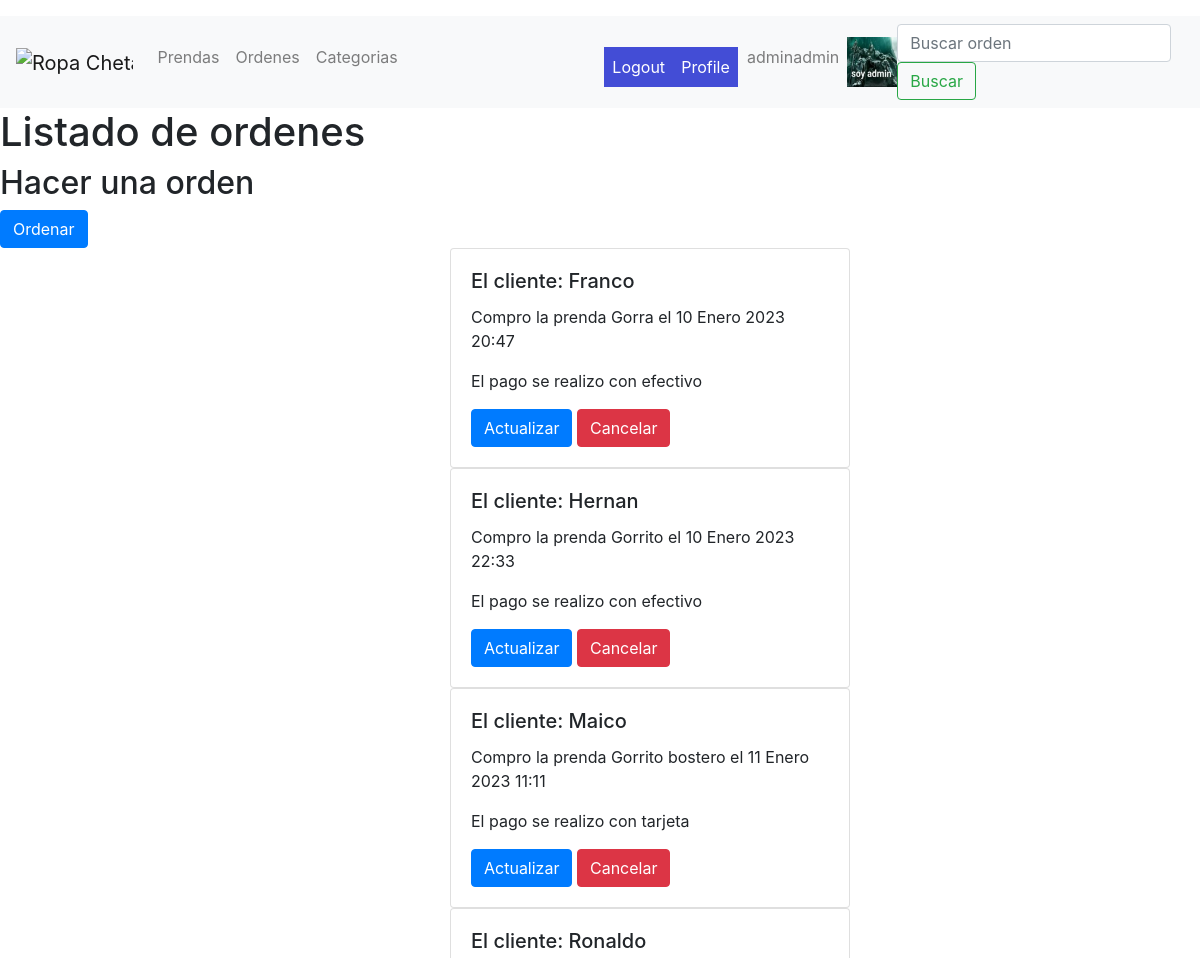
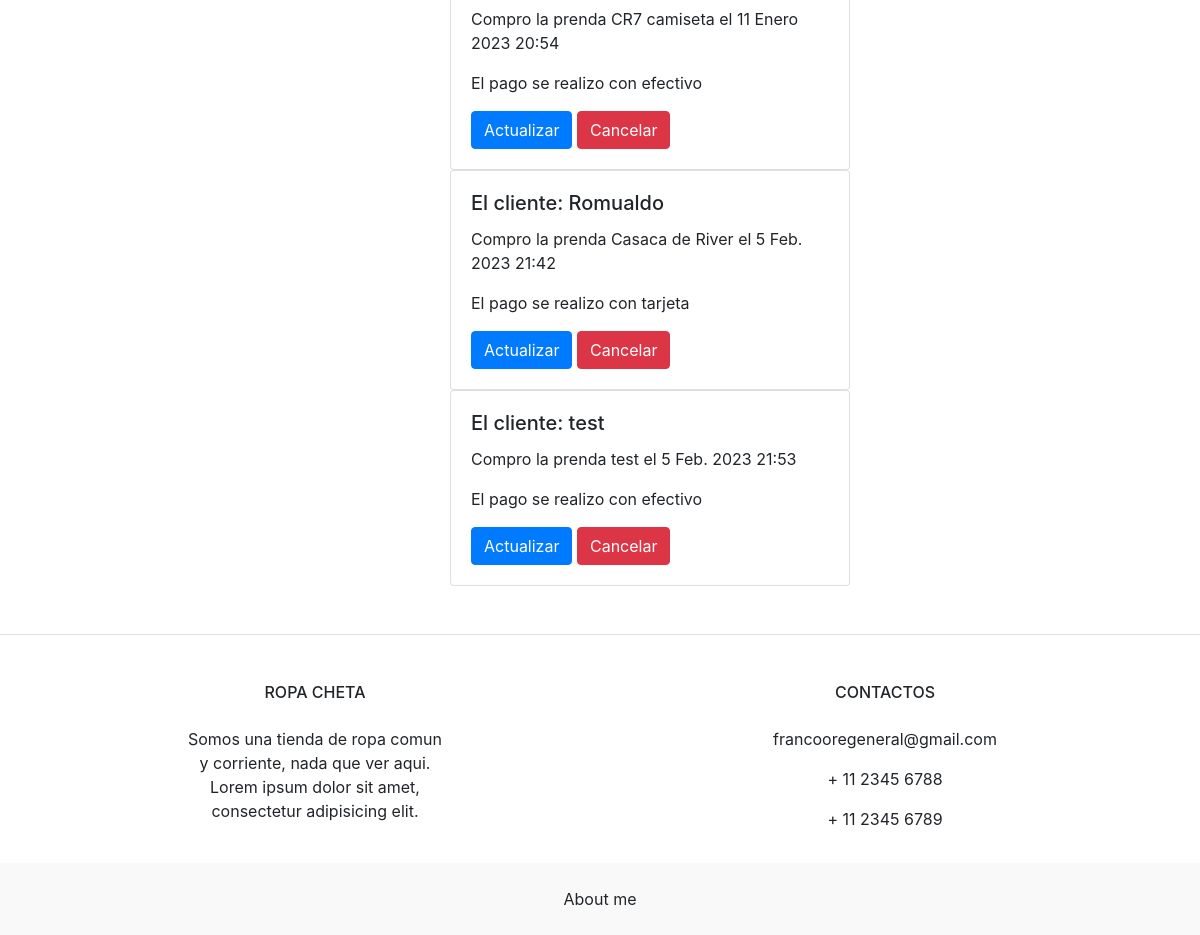
Screenshot of /orders/list-orders/ (signed in) with the database file from the repository (2 pictures, top to bottom).
### users/models.py (models this page shows)
class UserProfile(models.Model):
    class Meta:
        verbose_name_plural = 'Perfiles de usuarios'
    user = models.OneToOneField(User, on_delete=models.CASCADE, related_name='profile', verbose_name='Usuario')
    phone = models.CharField(max_length=25, null=True, blank=True, verbose_name='Numero telefonico')
    birth_date = models.DateField(null=True, blank=True, verbose_name='Fecha de nacimiento')
    profile_picture = models.ImageField(upload_to='profile_images', null=True, blank=True)

### orders/models.py (models this page shows)
class Order(models.Model):
    class Meta:
        verbose_name_plural = 'Ordenes'
    CHOICES = (
        ('Cash', 'Efectivo'),
        ('Card', 'Tarjeta'),
    )
    client = models.CharField(max_length=123, verbose_name= 'Cliente')
    garment = models.CharField(max_length=123, verbose_name= 'Prenda')
    creation_time = models.DateTimeField(auto_now_add=True, verbose_name= 'Fecha de creación')
    payment_method = models.CharField(choices=CHOICES, max_length=4, verbose_name= 'Metodo de pago')

### orders/views.py (the view)
# urls.py: path('list-orders/', list_orders, name='list_orders'),
@user_passes_test(lambda u: u.is_superuser)
def list_orders(request):
    if 'search' in request.GET:
        search = request.GET['search']
        orders = Order.objects.filter(garment__icontains=search)
    else:
        orders = Order.objects.all()
    context= {
        'orders':orders,
    }
    return render(request, 'orders/list_orders.html', context=context)

### Templates/orders/list_orders.html (shortened to what this page needs)
{% extends 'base.html' %}
{% block content %}
<h1>Listado de ordenes</h1>
<h2>Hacer una orden </h2> <a href="/orders/create-order/" class="btn btn-primary">Ordenar</a>
{% for order in orders %}
    <div class="card" style="width: 18rem; justify-content: center; left: 450px; width: 400px;">
        <div class="card-body">
        <h5 class="card-title">El cliente: {{order.client}}</h5>
        <p class="card-text">Compro la prenda {{order.garment}} el {{order.creation_time}}</p>
        {% if order.payment_method == 'Card' %}
        <p>El pago se realizo con tarjeta</p>
        {% elif order.payment_method == 'Cash' %}
        <p>El pago se realizo con efectivo</p>
        {% endif %}
        <a href="/orders/update-order/{{order.id}}/" class="btn btn-primary">Actualizar</a>
        <a href="/orders/delete-order/{{order.id}}/" class="btn btn-danger">Cancelar</a>
        </div>
    </div>
{% endfor %}
{% endblock %}
{% block search %}
<form class="form-inline my-2 my-lg-0" action="/orders/list-orders/" method="GET">
    <input class="form-control mr-sm-2" type="search" placeholder="Buscar orden" aria-label="Search" name="search">
    <button class="btn btn-outline-success my-2 my-sm-0" type="submit">Buscar</button>
{% endblock %}

### Templates/base.html (shortened to what this page needs)
<!DOCTYPE html>
<html lang="en">
<head>
    <link rel="stylesheet" href="https://cdn.jsdelivr.net/npm/bootstrap@4.6.2/dist/css/bootstrap.min.css">
</head>
<body>
    <p style="background-image: url('https://i.ibb.co/hmWLZ6V/Captura-de-pantalla-2023-02-04-213633-removebg-preview.png');">
    <header>
        <nav class="navbar navbar-expand-lg navbar-light bg-light">
            <a class="navbar-brand" href="/"><img src="https://i.ibb.co/hmWLZ6V/Captura-de-pantalla-2023-02-04-213633-removebg-preview.png" alt="Ropa Cheta" width="150" height="45" ></a>
            <div class="collapse navbar-collapse" id="navbarSupportedContent">
                <ul class="navbar-nav mr-auto">
                    <li class="nav-item">
                        <a class="nav-link" href="/clothes/list-clothes">Prendas</a>
                    </li>
                    {% if request.user.is_authenticated %}
                        {% if request.user.is_superuser %}
                        <li class="nav-item">
                            <a class="nav-link" href="/orders/list-orders">Ordenes</a>
                        </li>
                        {% endif %}
                    {% endif %}
                    <li class="nav-item">
                        <a class="nav-link" href="/clothes/list-categories">Categorias</a>
                    </li>
                    {% if request.user.is_authenticated %}
                    <li class="nav-item">
                        <a class="nav-link" href="/users/logout/"
                        style="background-color:#434dd6; color: white; border: 0px; position: relative; top: 20%; right: 2%"
                        role="button">Logout</a>
                    </li>
                    <li class="nav-item">
                        <a class="nav-link" href="/users/update/profile/"
                        style="background-color:#434dd6; color: white; border: 0px; position: relative; top: 20%; right: 2%"
                        role='button'>Profile</a>
                    </li>
                    <li class="nav-item">
                        <a class="nav-link" href="/users/update/">{{request.user.username}}</a>
                    </li>
                        {% if request.user.profile.profile_picture.url != '' %}
                            <img src="{{request.user.profile.profile_picture.url}}" alt="profile_picture" width="50px" height="50px">
                        {% endif %}
                    {% endif %}
                </ul>
                {% block search %}
                {% endblock %}
                </form>
            </div>
        </nav>
    </header>
    {% block content %}
    {% endblock %}
    <section class="d-flex justify-content-center justify-content-lg-between p-4 border-bottom">
    </section>
    <section class="">
        <div class="container text-center text-md-start mt-5">
            <div class="row mt-3">
                <div class="col-md-3 col-lg-4 col-xl-3 mx-auto mb-4">
                    <h6 class="text-uppercase fw-bold mb-4">
                        Ropa Cheta
                    </h6>
                    <p>
                        Somos una tienda de ropa comun y corriente, nada que ver aqui. Lorem ipsum
                        dolor sit amet, consectetur adipisicing elit.
                    </p>
                </div>
                <div class="col-md-4 col-lg-3 col-xl-3 mx-auto mb-md-0 mb-4">
                    <h6 class="text-uppercase fw-bold mb-4">Contactos</h6>
                    <p>
                        francooregeneral@gmail.com
                    </p>
                    <p> + 11 2345 6788</p>
                    <p> + 11 2345 6789</p>
                </div>
            </div>
        </div>
    </section>
    <div class="text-center p-4" style="background-color: rgba(0, 0, 0, 0.025);">
        <a class="text-reset fw-bold" href="/about">About me</a>
    </div>
</body>
</html>

### rows the page displays
Order: client "Franco", garment "Gorra", creation_time "10 Enero 2023 20:47", payment_method "El pago se realizo con efectivo"
Order: client "Hernan", garment "Gorrito", creation_time "10 Enero 2023 22:33", payment_method "El pago se realizo con efectivo"
Order: client "Maico", garment "Gorrito bostero", creation_time "11 Enero 2023 11:11", payment_method "El pago se realizo con tarjeta"
Order: client "Ronaldo", garment "CR7 camiseta", creation_time "11 Enero 2023 20:54", payment_method "El pago se realizo con efectivo"
Order: client "Romualdo", garment "Casaca de River", creation_time "5 Feb. 2023 21:42", payment_method "El pago se realizo con tarjeta"
Order: client "test", garment "test", creation_time "5 Feb. 2023 21:53", payment_method "El pago se realizo con efectivo"

### other values shown
{{ request.user.username }} "adminadmin"
